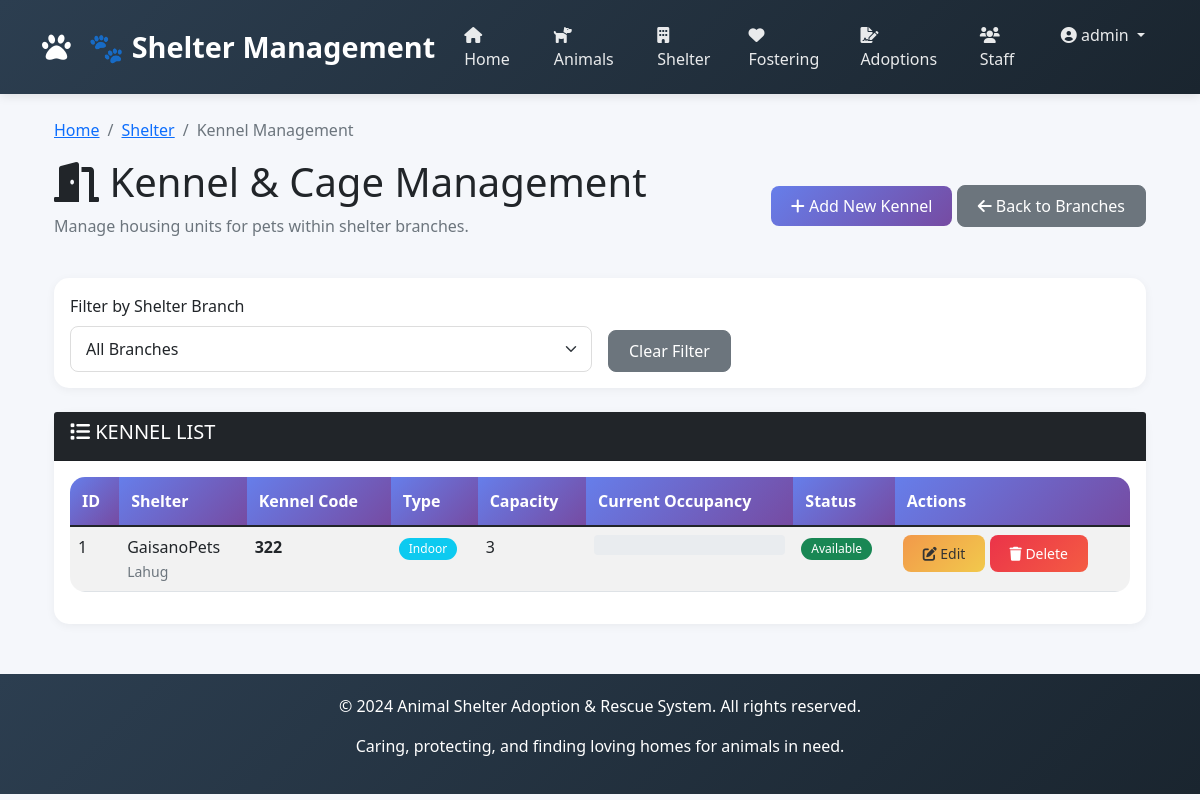
/shelter/kennels/ (signed in), run on the app's committed database.
### apps/accounts/models.py (models this page shows, shortened)
class Staff(AbstractUser):
    ROLE_CHOICES = [
        ('Admin', 'Admin'),
        ('Manager', 'Manager'),
        ('Vet', 'Veterinarian'),
        ('Staff', 'Staff'),
        ('Volunteer', 'Volunteer'),
    ]
    staff_id = models.AutoField(primary_key=True)
    first_name = models.CharField(max_length=100)
    last_name = models.CharField(max_length=100)
    role = models.CharField(max_length=20, choices=ROLE_CHOICES, default='Staff')
    phone = models.CharField(max_length=20, blank=True, null=True)
    email = models.EmailField(unique=True)
    username = models.CharField(max_length=100, unique=True)
    status = models.BooleanField(default=True)
    date_joined = models.DateTimeField(default=timezone.now)
    last_login = models.DateTimeField(null=True, blank=True)
    USERNAME_FIELD = 'username'
    REQUIRED_FIELDS = ['email', 'first_name', 'last_name']
    class Meta:
        db_table = 'staff'

### apps/shelter/models.py (models this page shows, shortened)
class KennelCage(models.Model):
    TYPE_CHOICES = [('Indoor', 'Indoor'), ('Outdoor', 'Outdoor'), ('Quarantine', 'Quarantine')]
    STATUS_CHOICES = [('Available', 'Available'), ('Occupied', 'Occupied'), ('Maintenance', 'Maintenance')]
    kennel_id = models.AutoField(primary_key=True)
    shelter = models.ForeignKey(ShelterBranch, on_delete=models.CASCADE, related_name='kennels')
    kennel_code = models.CharField(max_length=20)
    type = models.CharField(max_length=20, choices=TYPE_CHOICES)
    capacity = models.IntegerField()
    current_occupancy = models.IntegerField(default=0)
    status = models.CharField(max_length=20, choices=STATUS_CHOICES, default='Available')
    class Meta:
        db_table = 'kennel_cages'
        unique_together = ['shelter', 'kennel_code']

class ShelterBranch(models.Model):
    shelter_id = models.AutoField(primary_key=True)
    name = models.CharField(max_length=200, unique=True)
    address = models.TextField()
    city = models.CharField(max_length=100)
    contact_number = models.CharField(max_length=20)
    email = models.EmailField(unique=True)
    class Meta:
        db_table = 'shelter_branches'

### apps/shelter/views.py (the view)
# urls.py: path('kennels/', views.kennel_list, name='kennel_list'),
@login_required
def kennel_list(request, shelter_id=None):
    if shelter_id:
        shelter = get_object_or_404(ShelterBranch, shelter_id=shelter_id)
        kennels = KennelCage.objects.filter(shelter=shelter).order_by('kennel_code')
    else:
        kennels = KennelCage.objects.all().order_by('shelter__name', 'kennel_code')
        shelter = None
    shelters = ShelterBranch.objects.all()
    return render(request, 'shelter/kennel_list.html', {
        'kennels': kennels,
        'shelters': shelters,
        'selected_shelter': shelter
    })

### templates/shelter/kennel_list.html (shortened to what this page needs)
{% extends 'base.html' %}
{% block content %}
<div class="container">
    <nav aria-label="breadcrumb">
        <ol class="breadcrumb">
            <li class="breadcrumb-item"><a href="{% url 'index' %}">Home</a></li>
            <li class="breadcrumb-item"><a href="{% url 'shelter_list' %}">Shelter</a></li>
            <li class="breadcrumb-item active">Kennel Management</li>
        </ol>
    </nav>
    <div class="d-flex justify-content-between align-items-center mb-4">
        <div>
            <h1><i class="fas fa-door-open"></i> Kennel & Cage Management</h1>
            <p class="text-muted">Manage housing units for pets within shelter branches.</p>
        </div>
        <div>
            <a href="{% url 'kennel_add' %}" class="btn btn-primary">
                <i class="fas fa-plus"></i> Add New Kennel
            </a>
            <a href="{% url 'shelter_list' %}" class="btn btn-secondary">
                <i class="fas fa-arrow-left"></i> Back to Branches
            </a>
        </div>
    </div>
    <div class="card mb-4">
        <div class="card-body">
            <form method="get" class="row g-3">
                <div class="col-md-6">
                    <label class="form-label">Filter by Shelter Branch</label>
                    <select name="shelter" class="form-select" onchange="this.form.submit()">
                        <option value="">All Branches</option>
                    </select>
                </div>
                <div class="col-md-6 d-flex align-items-end">
                    <a href="{% url 'kennel_list' %}" class="btn btn-secondary">Clear Filter</a>
                </div>
            </form>
        </div>
    </div>
    <div class="card">
        <div class="card-header bg-dark text-white">
            <h5><i class="fas fa-list"></i> KENNEL LIST</h5>
        </div>
        <div class="card-body">
            <div class="table-responsive">
                <table class="table table-striped table-hover">
                    <thead class="table-dark">
                        <tr>
                            <th>ID</th>
                            <th>Shelter</th>
                            <th>Kennel Code</th>
                            <th>Type</th>
                            <th>Capacity</th>
                            <th>Current Occupancy</th>
                            <th>Status</th>
                            <th>Actions</th>
                        </tr>
                    </thead>
                    <tbody>
                        {% for kennel in kennels %}
                        <tr>
                            <td>{{ kennel.kennel_id }}</td>
                            <td>{{ kennel.shelter.name }}<br>
                                <small class="text-muted">{{ kennel.shelter.city }}</small>
                            </td>
                            <td><strong>{{ kennel.kennel_code }}</strong></td>
                            <td>
                                <span class="badge {% if kennel.type == 'Indoor' %}bg-info{% elif kennel.type == 'Outdoor' %}bg-success{% else %}bg-warning{% endif %}">
                                    {{ kennel.type }}
                                </span>
                            </td>
                            <td>{{ kennel.capacity }}</td>
                            <td>
                                <div class="progress" style="height: 20px;">
                                </div>
                             </td>
                            <td>
                                <span class="badge {% if kennel.status == 'Available' %}bg-success{% elif kennel.status == 'Occupied' %}bg-danger{% else %}bg-secondary{% endif %}">
                                    {{ kennel.status }}
                                </span>
                             </td>
                            <td>
                                <a href="{% url 'kennel_edit' kennel.kennel_id %}" class="btn btn-sm btn-warning">
                                    <i class="fas fa-edit"></i> Edit
                                </a>
                                <a href="{% url 'kennel_delete' kennel.kennel_id %}" class="btn btn-sm btn-danger" onclick="return confirm('Delete this kennel?')">
                                    <i class="fas fa-trash"></i> Delete
                                </a>
                             </td>
                         </tr>
                        {% endfor %}
                    </tbody>
                </table>
            </div>
        </div>
    </div>
</div>
{% endblock %}

### templates/base.html (shortened to what this page needs)
<!DOCTYPE html>
<html lang="en">
<head>
    <link href="https://cdn.jsdelivr.net/npm/bootstrap@5.1.3/dist/css/bootstrap.min.css" rel="stylesheet">
    <link rel="stylesheet" href="https://cdnjs.cloudflare.com/ajax/libs/font-awesome/6.0.0/css/all.min.css">
</head>
<body>
    <nav class="navbar navbar-expand-lg navbar-dark">
        <div class="container">
            <a class="navbar-brand" href="{% url 'index' %}">
                <i class="fas fa-paw"></i> 🐾 Shelter Management
            </a>
            <div class="collapse navbar-collapse" id="navbarNav">
                <ul class="navbar-nav ms-auto">
                    <li class="nav-item">
                        <a class="nav-link" href="{% url 'index' %}">
                            <i class="fas fa-home"></i> Home
                        </a>
                    </li>
                    <li class="nav-item">
                        <a class="nav-link" href="{% url 'pet_list' %}">
                            <i class="fas fa-dog"></i> Animals
                        </a>
                    </li>
                    <li class="nav-item">
                        <a class="nav-link" href="{% url 'shelter_list' %}">
                            <i class="fas fa-building"></i> Shelter
                        </a>
                    </li>
                    <li class="nav-item">
                        <a class="nav-link" href="{% url 'foster_list' %}">
                            <i class="fas fa-heart"></i> Fostering
                        </a>
                    </li>
                    <li class="nav-item">
                        <a class="nav-link" href="{% url 'adoption_list' %}">
                            <i class="fas fa-file-signature"></i> Adoptions
                        </a>
                    </li>
                    <li class="nav-item">
                        <a class="nav-link" href="{% url 'staff_list' %}">
                            <i class="fas fa-users"></i> Staff
                        </a>
                    </li>
                    {% if user.is_authenticated %}
                        <li class="nav-item dropdown">
                            <a class="nav-link dropdown-toggle" href="#" id="userDropdown" role="button" data-bs-toggle="dropdown">
                                <i class="fas fa-user-circle"></i> {{ user.username }}
                            </a>
                        </li>
                    {% endif %}
                </ul>
            </div>
        </div>
    </nav>
    <div class="container mt-4">
        {% block content %}
        {% endblock %}
    </div>
    <footer>
        <div class="container">
            <p>&copy; 2024 Animal Shelter Adoption & Rescue System. All rights reserved.</p>
            <p>Caring, protecting, and finding loving homes for animals in need.</p>
        </div>
    </footer>
</body>
</html>

### templates/base.html (style rules this page uses)
* { margin: 0; padding: 0; box-sizing: border-box; }
body { font-family: 'Segoe UI', Tahoma, Geneva, Verdana, sans-serif; background-color: #f5f7fb; }
.navbar { background: linear-gradient(135deg, #2c3e50 0%, #1a252f 100%); box-shadow: 0 2px 10px rgba(0,0,0,0.1); padding: 15px 0; }
.navbar-brand { font-size: 1.8rem; font-weight: bold; color: #fff !important; }
.navbar-brand i { margin-right: 10px; }
.nav-link { color: rgba(255,255,255,0.9) !important; font-weight: 500; margin: 0 5px; transition: all 0.3s; }
.card { border: none; border-radius: 15px; box-shadow: 0 2px 10px rgba(0,0,0,0.05); transition: transform 0.3s, box-shadow 0.3s; }
.btn { border-radius: 8px; padding: 8px 20px; font-weight: 500; transition: all 0.3s; }
.btn-primary { background: linear-gradient(135deg, #667eea 0%, #764ba2 100%); border: none; }
.btn-danger { background: linear-gradient(135deg, #eb3349 0%, #f45c43 100%); border: none; }
.btn-warning { background: linear-gradient(135deg, #f2994a 0%, #f2c94c 100%); border: none; color: #333; }
.table { background: white; border-radius: 15px; overflow: hidden; }
.table thead th { background: linear-gradient(135deg, #667eea 0%, #764ba2 100%); color: white; border: none; padding: 12px; }
footer { background: linear-gradient(135deg, #2c3e50 0%, #1a252f 100%); color: white; padding: 20px; text-align: center; margin-top: 50px; }
.badge { padding: 5px 10px; border-radius: 20px; font-weight: 500; }
.form-control, .form-select { border-radius: 8px; border: 1px solid #ddd; padding: 10px 15px; }

### data on the page
Staff: username "admin"
KennelCage: kennel_id "1", shelter.name "GaisanoPets", shelter.city "Lahug", kennel_code "322", type "Indoor", capacity "3", status "Available"
